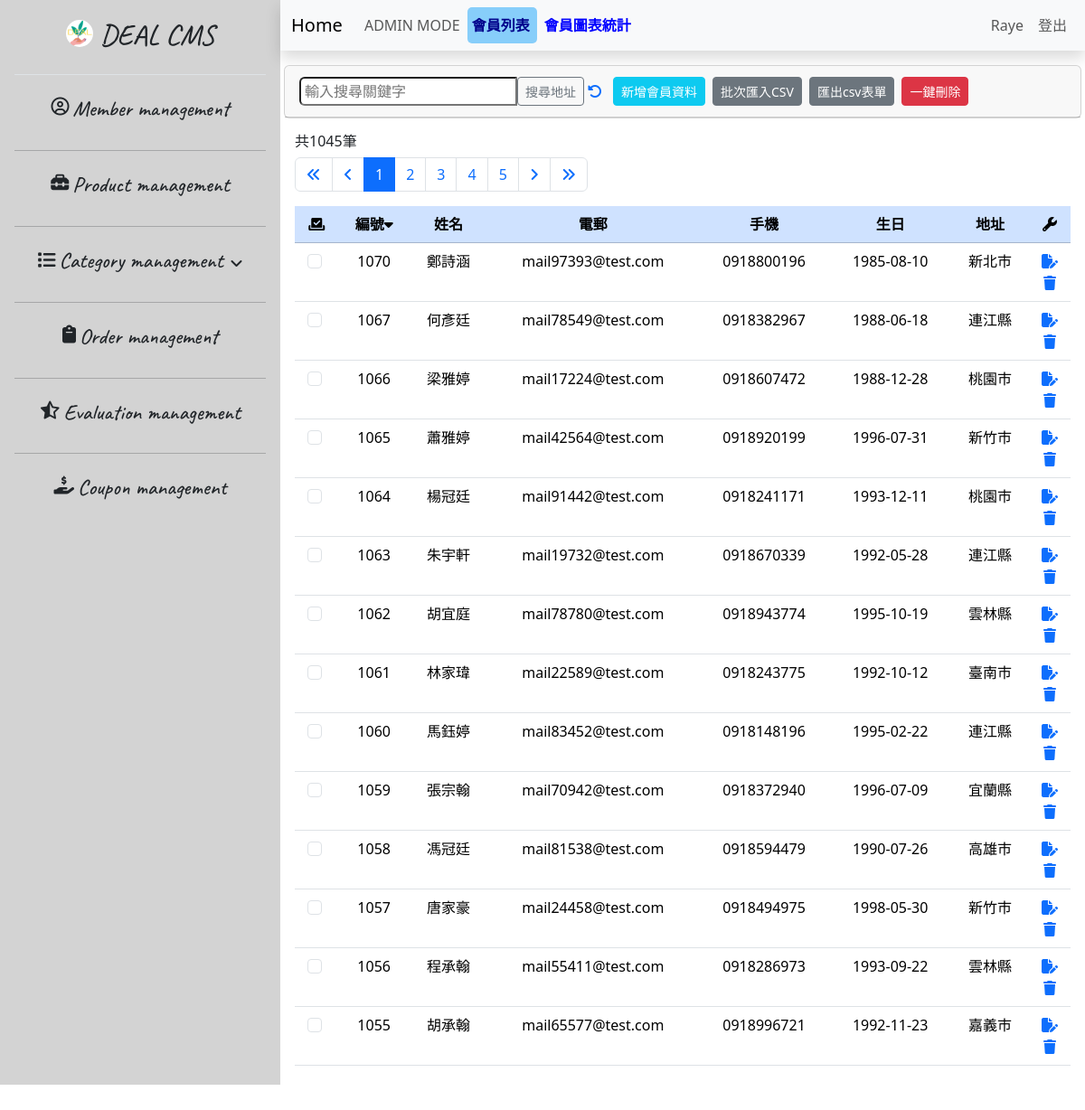
The app's page /01.member_list-admin.php (signed in) with its own data.
### tables this page shows
CREATE TABLE `address_book` (
  `sid` int NOT NULL,
  `name` varchar(255) NOT NULL,
  `email` varchar(255) NOT NULL,
  `mobile` varchar(255) NOT NULL,
  `birthday` date DEFAULT NULL,
  `address` varchar(255) NOT NULL,
  `created_at` datetime NOT NULL
);

### 01.member_list-admin.php (the view, shortened to what this page needs)
<?php
require __DIR__ . '/0.parts/pdo-connect.php';
$page = isset($_GET['page']) ? intval($_GET['page']) : 1;
$perPage = 25;
$t_sql = "SELECT COUNT(1) FROM address_book";
$totalRows = $pdo->query($t_sql)->fetch(PDO::FETCH_NUM)[0];
$totalPages = ceil($totalRows / $perPage);
if ($totalRows) {
  $sql = sprintf("SELECT * FROM `address_book` ORDER BY sid DESC LIMIT %s, %s", ($page - 1) * $perPage, $perPage);
  $rows = $pdo->query($sql)->fetchAll();
}
?>
<?php include __DIR__ . '/0.parts/html-head.php' ?>
<?php include __DIR__ . '/0.parts/sidebar.php' ?>
<div class="container-fluid px-0 mx-0">
  <?php include __DIR__ . '/0.parts/navbar.10_member.php' ?>
  <div class="container-fluid table-bordered table-striped overflow-auto">
    <div class="row mt-3">
      <div class="col">
        <h6>共<?= $totalRows ?>筆</h6>
        <nav aria-label="Page navigation example">
          <ul class="pagination">
            <li class="page-item">
              <a class="page-link" href="?page=1">
                <i class="fa-solid fa-angles-left"></i>
              </a>
            </li>
            <li class="page-item">
              <a class="page-link" href="?page=<?= $page != 1 ? $page - 1 : 1 ?>">
                <i class="fa-solid fa-angle-left"></i>
              </a>
            </li>
            <?php $visiblePageRange = 5;
            $startPage = max(1, $page - floor($visiblePageRange / 2));
            $endPage = min($totalPages, $startPage + $visiblePageRange - 1); ?>
            <?php for ($i = $startPage; $i <= $endPage; $i++) : ?>
              <li class="page-item <?= $page == $i ? 'active' : '' ?>">
                <a class="page-link" href="?page=<?= $i ?>"><?= $i ?></a>
              </li>
            <?php endfor ?>
            <li class="page-item">
              <a class="page-link" href="?page=<?= $page != 40 ? $page + 1 : 40 ?>">
                <i class="fa-solid fa-angle-right"></i>
              </a>
            </li>
            <li class="page-item">
              <a class="page-link" href="?page=40">
                <i class="fa-solid fa-angles-right"></i>
              </a>
            </li>
          </ul>
        </nav>
      </div>
    </div>
    <div class="row">
      <div class="col">
        <table id="myTable" class="table sortable-table table-hover">
          <thead>
            <tr class="table-primary text-center">
              <th><i id="selectAll" class="fa-solid fa-check-to-slot" title="全選/選取checkBox"></i></th>
              <th>編號<i id="sortIcon" class="fa-solid fa-caret-down" onclick="sortTable()"></th>
              <th>姓名</th>
              <th>電郵</th>
              <th>手機</th>
              <th>生日</th>
              <th>地址</th>
              <th><i class="fa-solid fa-wrench" title="功能區"></i></th>
            </tr>
          </thead>
          <tbody>
            <?php foreach ($rows as $r) : ?>
              <tr class="text-center">
                <td>
                  <input class="form-check-input me-1" type="checkbox" value="<?= $r['sid'] ?>" id="flexCheck<?= $r['sid'] ?>" name="delete_ids[]">
                </td>
                <td><?= $r['sid'] ?></td>
                <td><?= $r['name'] ?></td>
                <td><?= $r['email'] ?></td>
                <td><?= $r['mobile'] ?></td>
                <td><?= $r['birthday'] ?></td>
                <td><?= htmlentities($r['address']) ?></td>
                <td>
                  <div class="d-flex flex-column">
                    <a href="05.member_edit.php?sid=<?= $r['sid'] ?>">
                      <i class="fa-solid fa-file-pen" title="編輯"></i>
                    </a>
                    <a href="javascript: delete_one(<?= $r['sid'] ?>)">
                      <i class="fa-solid fa-trash" title="刪除"></i>
                    </a>
                  </div>
                </td>
              </tr>
            <?php endforeach ?>
          </tbody>
        </table>
      </div>
    </div>
  </div>
</div>
<?php include __DIR__ . '/0.parts/html-foot.php' ?>

### 0.parts/html-head.php (style rules this page uses)
body { height: 1200px; }

### 01.member_list-admin.php (style rules this page uses)
.overflow-auto { height: 1050px; }

### records on screen
address_book: sid "1070", name "鄭詩涵", email "mail97393@test.com", mobile "0918800196", birthday "1985-08-10", address "新北市"
address_book: sid "1067", name "何彥廷", email "mail78549@test.com", mobile "0918382967", birthday "1988-06-18", address "連江縣"
address_book: sid "1066", name "梁雅婷", email "mail17224@test.com", mobile "0918607472", birthday "1988-12-28", address "桃園市"
address_book: sid "1065", name "蕭雅婷", email "mail42564@test.com", mobile "0918920199", birthday "1996-07-31", address "新竹市"
address_book: sid "1064", name "楊冠廷", email "mail91442@test.com", mobile "0918241171", birthday "1993-12-11", address "桃園市"
address_book: sid "1063", name "朱宇軒", email "mail19732@test.com", mobile "0918670339", birthday "1992-05-28", address "連江縣"
address_book: sid "1062", name "胡宜庭", email "mail78780@test.com", mobile "0918943774", birthday "1995-10-19", address "雲林縣"
address_book: sid "1061", name "林家瑋", email "mail22589@test.com", mobile "0918243775", birthday "1992-10-12", address "臺南市"
address_book: sid "1060", name "馬鈺婷", email "mail83452@test.com", mobile "0918148196", birthday "1995-02-22", address "連江縣"
address_book: sid "1059", name "張宗翰", email "mail70942@test.com", mobile "0918372940", birthday "1996-07-09", address "宜蘭縣"
address_book: sid "1058", name "馮冠廷", email "mail81538@test.com", mobile "0918594479", birthday "1990-07-26", address "高雄市"
address_book: sid "1057", name "唐家豪", email "mail24458@test.com", mobile "0918494975", birthday "1998-05-30", address "新竹市"
address_book: sid "1056", name "程承翰", email "mail55411@test.com", mobile "0918286973", birthday "1993-09-22", address "雲林縣"
address_book: sid "1055", name "胡承翰", email "mail65577@test.com", mobile "0918996721", birthday "1992-11-23", address "嘉義市"

### other values on screen
$_SESSION[isset($_SESSION['admin']) ? 'admin' : 'user']['nickname'] "Raye"
$totalRows "1045"
